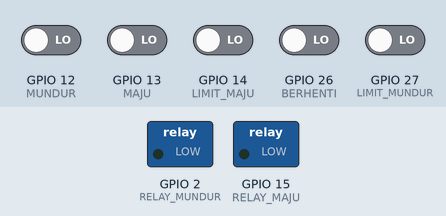
This sketch was run on a simulated ESP32. On the bench: switched loads named in the sketch (green lamp = pin HIGH). The test bench sets the inputs (shaded band); at power-on: GPIO 12 (MUNDUR), GPIO 13 (MAJU), GPIO 14 (LIMIT_MAJU), GPIO 26 (BERHENTI), GPIO 27 (LIMIT_MUNDUR) LOW.

Above: at 1.2 s.
1.3 s: GPIO 12 (MUNDUR) driven HIGH
At 2.3 s:
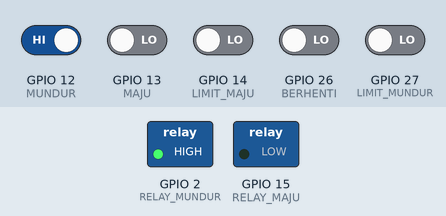
2.8 s: GPIO 27 (LIMIT_MUNDUR) driven HIGH
At 3.3 s:
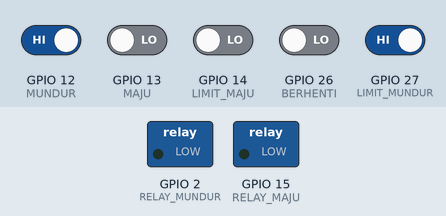
4.3 s: GPIO 27 (LIMIT_MUNDUR) driven LOW
At 5.5 s:
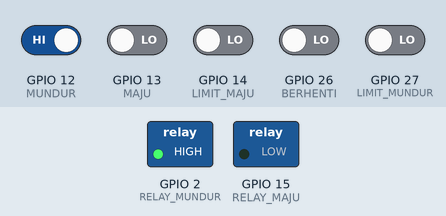
5.8 s: GPIO 12 (MUNDUR) driven LOW and GPIO 13 (MAJU) driven HIGH
At 6.7 s:
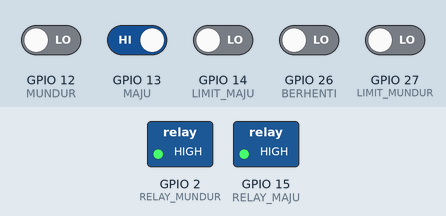
7.3 s: GPIO 26 (BERHENTI) driven HIGH
At 8.1 s:
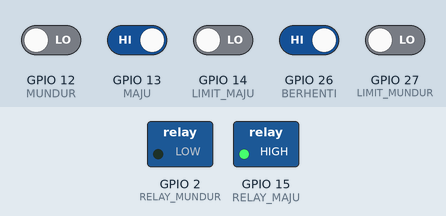
8.8 s: GPIO 13 (MAJU) driven LOW
At 9.5 s:
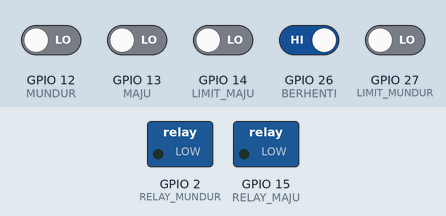
Timing chart, 0 to 11.3 s (numbered marks = the images above; inputs shaded):
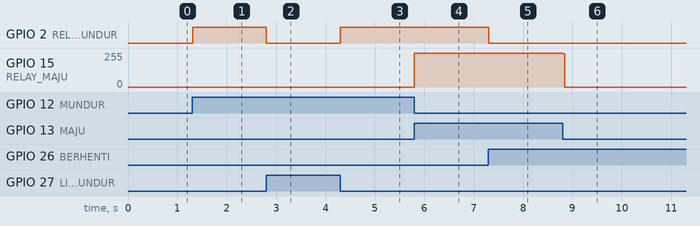

Measured:
- after the input at 1.3 s, GPIO 2 (RELAY_MUNDUR): LOW → HIGH at once
- after the input at 2.8 s, GPIO 2 (RELAY_MUNDUR): HIGH → LOW at once
- after the input at 4.3 s, GPIO 2 (RELAY_MUNDUR): LOW → HIGH at once
- after the input at 5.8 s, GPIO 15 (RELAY_MAJU): 0/255 → 255/255 at once
- after the input at 7.3 s, GPIO 2 (RELAY_MUNDUR): HIGH → LOW at once
- after the input at 8.8 s, GPIO 15 (RELAY_MAJU): 255/255 → 0/255 at once

The sketch:

motor.ino
```cpp
const int MAJU = 13;
const int MUNDUR = 12;
const int LIMIT_MAJU = 14;
const int LIMIT_MUNDUR = 27;
const int RELAY_MAJU = 15;
const int RELAY_MUNDUR = 2;
const int BERHENTI = 26;

void setup() {
  Serial.begin(115200);
  pinMode(MAJU, INPUT);
  pinMode(MUNDUR, INPUT);
  pinMode(LIMIT_MAJU, INPUT);
  pinMode(LIMIT_MUNDUR, INPUT);
  pinMode(BERHENTI, INPUT);
  pinMode(RELAY_MAJU, OUTPUT);
  pinMode(RELAY_MUNDUR, OUTPUT);
  digitalWrite(RELAY_MAJU, LOW);
  digitalWrite(RELAY_MUNDUR, LOW);
}

void loop() {
  int stt_maju = digitalRead(MAJU);
  int stt_mundur = digitalRead(MUNDUR);
  int lm_stt_maju = digitalRead(LIMIT_MAJU);
  int lm_stt_mundur = digitalRead(LIMIT_MUNDUR);
  int stt_stop = digitalRead(BERHENTI);

  if(stt_stop==1){
    digitalWrite(RELAY_MAJU, LOW);
    digitalWrite(RELAY_MUNDUR, LOW);
  }
  if(lm_stt_maju==1){
    digitalWrite(RELAY_MAJU, LOW);
  }
  if(lm_stt_mundur==1){
    digitalWrite(RELAY_MUNDUR, LOW);
  }
  if(stt_maju==1&&lm_stt_maju==0&&stt_mundur==0){
    digitalWrite(RELAY_MAJU, HIGH);
  }
    if(stt_mundur==1&&lm_stt_mundur==0&&stt_maju==0){
    digitalWrite(RELAY_MUNDUR, HIGH);
  }
  delay(10);

}
```
